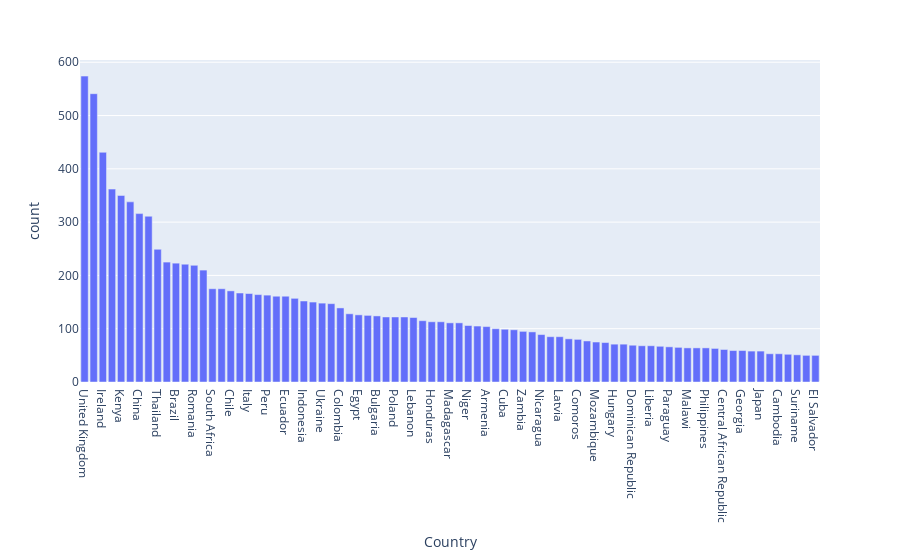

Write notebook code for a chart like this one.
### Code cell
cnt_country = df['Country'].value_counts().reset_index()
cnt_country = cnt_country[cnt_country['count'] >= 50]

fig = px.bar(data_frame=cnt_country, x='Country', y='count')
iplot(fig)

### Figure 1 — Plotly figure (JSON) as saved in the notebook; plotly's stock layout.template omitted (floating-point values rounded to 4 significant figures)
{"data": [{"alignmentgroup": "True", "hovertemplate": "Country=%{x}<br>count=%{y}<extra></extra>", "legendgroup": "", "marker": {"color": "#636efa", "pattern": {"shape": ""}}, "name": "", "offsetgroup": "", "orientation": "v", "showlegend": false, "textposition": "auto", "type": "bar", "x": ["United Kingdom", "France", "Ireland", "Germany", "Kenya", "Bangladesh", "China", "Greece", "Thailand", "Namibia", "Brazil", "India", "Romania", "Nepal", "South Africa", "Pakistan", "Chile", "Spain", "Italy", "Nigeria", "Peru", "Kyrgyzstan", "Ecuador", "Yemen", "Indonesia", "Mexico", "Ukraine", "Malaysia", "Colombia", "Cyprus", "Egypt", "Azerbaijan", "Bulgaria", "Iraq", "Poland", "Haiti", "Lebanon", "Zimbabwe", "Honduras", "Argentina", "Madagascar", "Guatemala", "Niger", "Algeria", "Armenia", "Guinea", "Cuba", "Burundi", "Zambia", "Togo", "Nicaragua", "Kazakhstan", "Latvia", "Mauritania", "Comoros", "Albania", "Mozambique", "Sri Lanka", "Hungary", "Belarus", "Dominican Republic", "Uruguay", "Liberia", "Burkina Faso", "Paraguay", "Ghana", "Malawi", "Sudan", "Philippines", "Uganda", "Central African Republic", "Benin", "Georgia", "Cameroon", "Japan", "Mali", "Cambodia", "Canada", "Suriname", "Mongolia", "El Salvador"], "xaxis": "x", "y": [574, 541, 431, 362, 350, 338, 316, 311, 249, 225, 223, 221, 219, 210, 175, 175, 171, 167, 166, 164, 163, 161, 161, 157, 152, 150, 148, 147, 139, 128, 126, 125, 124, 122, 122, 122, 121, 115, 113, 113, 111, 111, 106, 105, 104, 100, 99, 98, 95, 94, 89, 85, 85, 81, 80, 77, 75, 74, 71, 71, 69, 68, 68, 67, 66, 65, 64, 64, 64, 63, 61, 59, 59, 58, 58, 53, 53, 52, 51, 50, 50], "yaxis": "y"}], "layout": {"barmode": "relative", "legend": {"tracegroupgap": 0}, "margin": {"t": 60}, "xaxis": {"anchor": "y", "domain": [0, 1], "title": {"text": "Country"}}, "yaxis": {"anchor": "x", "domain": [0, 1], "title": {"text": "count"}}}}
